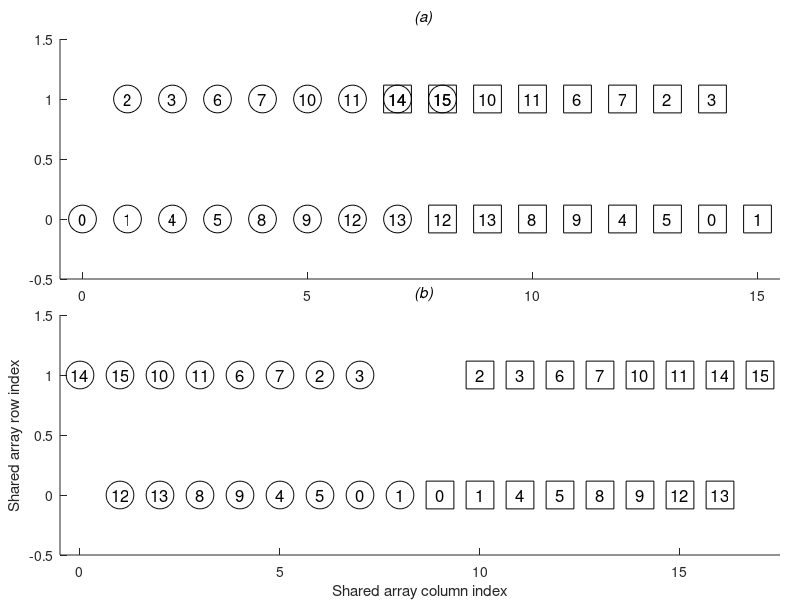

The MATLAB script that drew this image:
clear 
clc
close all

pos_top = [.075, .535, .9, .4];
pos_bottom = [.075, .075, .9, .4];

ax_top = subplot('position',pos_top);
ax_bottom = subplot('position',pos_bottom);

%This is right, but they do overlap when you put them IN the arrays.
subplot(ax_top)
tid = (1:16)-1;
base = 16;
leftidx = floor(tid/2) + (mod(floor(tid/2),2) * base) + mod(tid,2);
rightidx = (base - 2) + (mod(floor(tid/2),2) * base) + mod(tid,2) -  floor(tid/2);
hold on
for k = 1:base
    
    plot(mod(leftidx(k),base),floor(leftidx(k)/base), 'ok', 'MarkerSize', 20)
    plot(mod(rightidx(k),base),floor(rightidx(k)/base), 'sk', 'MarkerSize', 20)
    text(mod(rightidx(k),base),floor(rightidx(k)/base),num2str(tid(k)), 'HorizontalAlignment','center', 'VerticalAlignment','middle', 'fontsize', 12);
    text(mod(leftidx(k),base),floor(leftidx(k)/base),num2str(tid(k)), 'HorizontalAlignment','center', 'VerticalAlignment','middle', 'fontsize', 12);
    
end

ylim([-.5,1.5])
xlim([-.5,base-.5])
title('\rm \it (a)')

%Now take them out of the arrays.
base= base+2;
height = base/2;

leftidx = height - floor(tid/2) + (mod(floor(tid/2),2) * base) + (mod(tid,2)) - 2;
rightidx = height + floor(tid/2) + (mod(floor(tid/2),2) * base) + (mod(tid,2));

subplot(ax_bottom)
hold on
for k = 1:length(tid)
    
    plot(mod(leftidx(k),base),floor(leftidx(k)/base), 'ok', 'MarkerSize', 20)
    plot(mod(rightidx(k),base),floor(rightidx(k)/base), 'sk', 'MarkerSize', 20)
    text(mod(rightidx(k),base),floor(rightidx(k)/base),num2str(tid(k)), 'HorizontalAlignment','center', 'VerticalAlignment','middle', 'fontsize', 12 );
    text(mod(leftidx(k),base),floor(leftidx(k)/base),num2str(tid(k)), 'HorizontalAlignment','center', 'VerticalAlignment','middle', 'fontsize', 12 );
    
end
ylim([-.5,1.5])
xlim([-.5,base-.5])
title('\rm \it (b)')
ylabel('Shared array row index')
xlabel('Shared array column index')
